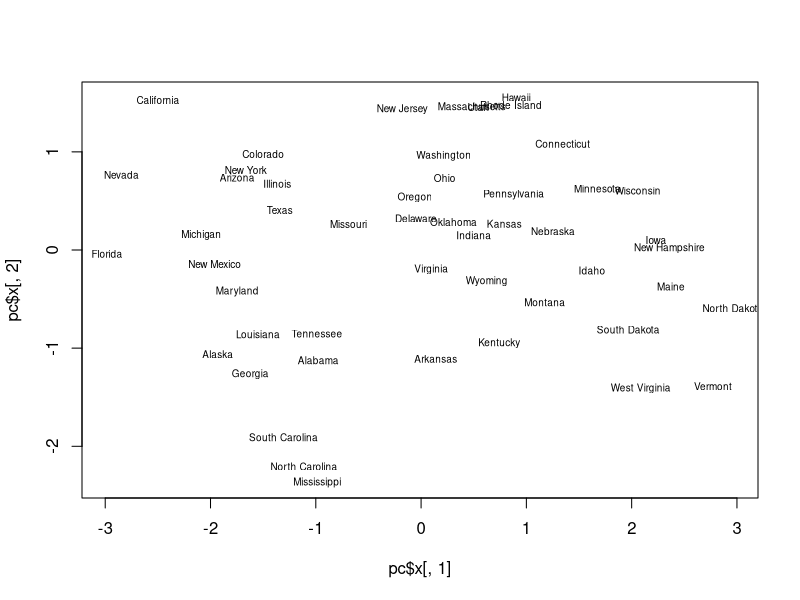
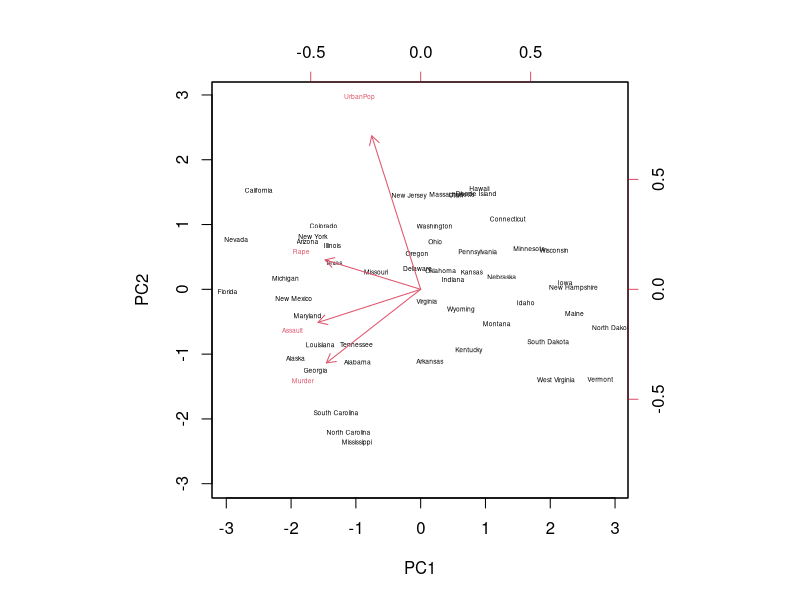
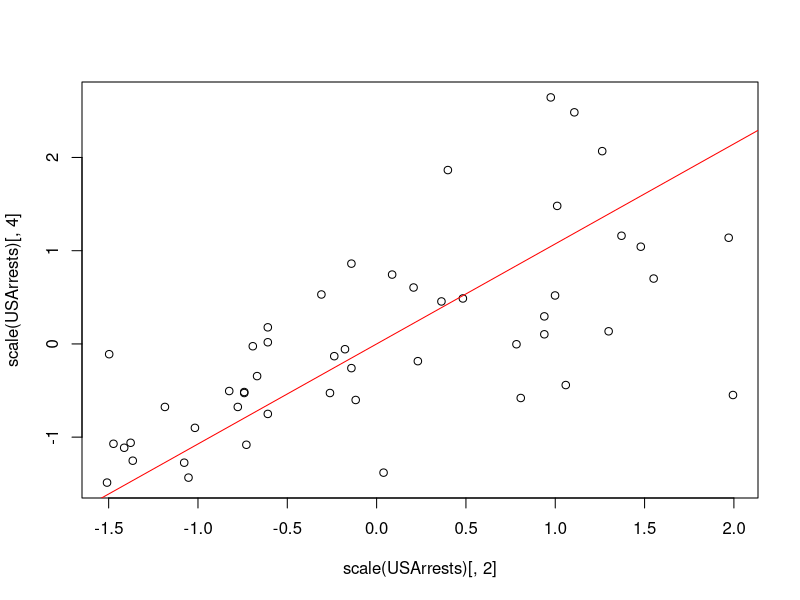
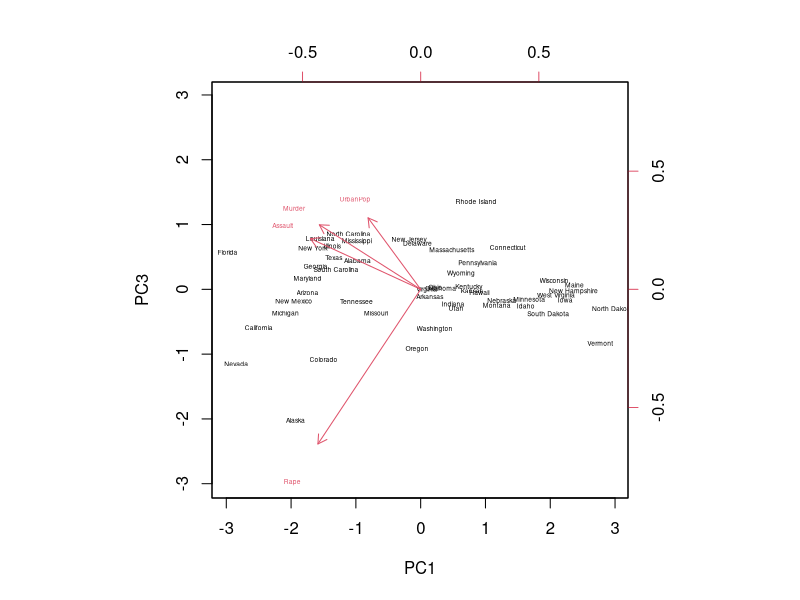
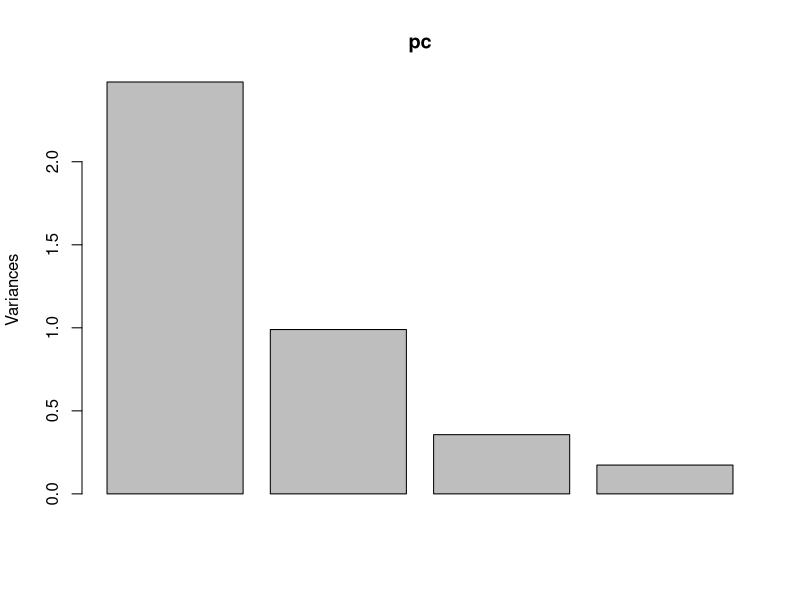
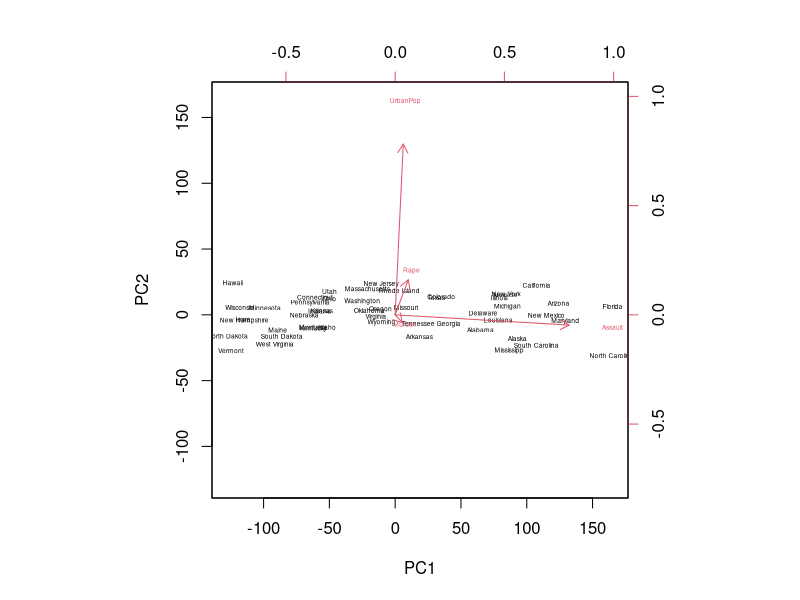
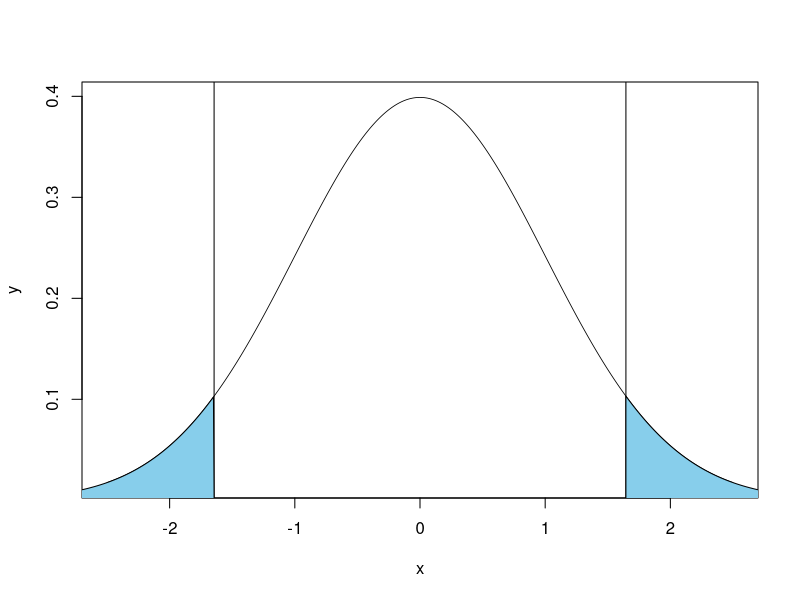
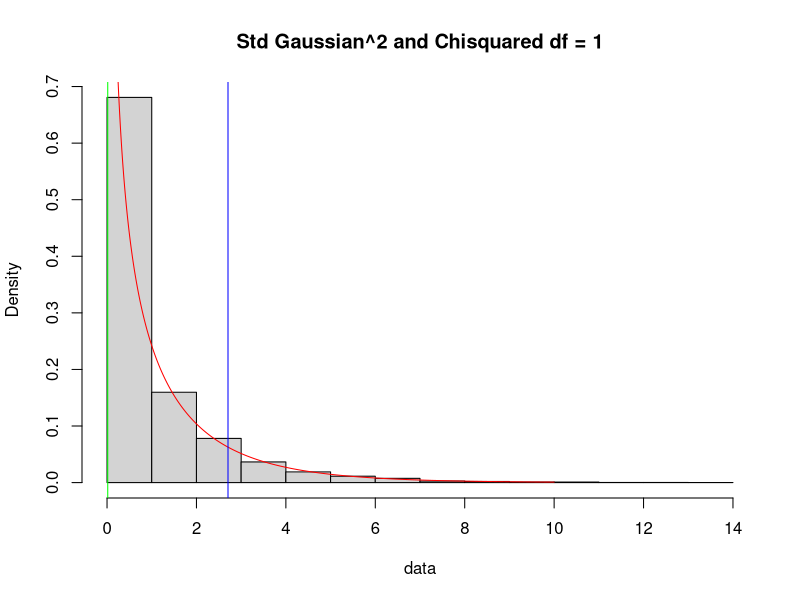

Write R code to recreate these figures, in order.
## ---- chunk 1
knitr::opts_chunk$set(echo = TRUE, eval = TRUE, comment = "#>")
## ---- chunk 2
#str(USArrests) # Data set included in R. 

# a) Find loadings/rotations of the PC's. 
pc <- prcomp(USArrests, scale = T)
pc$rotation # Loadings via prcomp() function

# Loadings via finding the eigenvalues of correlation 
# (since we want scaled variables) matrix of the data.
eigen(cor(USArrests))$vectors 

# b) Find sample variance of the PC's.
pc$sdev^2 # Sample variances using prcomp() function.
eigen(cor(USArrests))$values # Sample variances via correlation matrix. 

# c) Find the scores and check that the scores for Alabama are indeed
#    the linear combinations of the data for Alabama with the loadings 
#    as coefficients. 
pc$x # Scores. 
pc$x[1,] # Scores of Alabama.
# The calculations below give the same results. 
t(pc$rotation) %*% t(scale(USArrests))[,"Alabama"]
t(pc$rotation) %*% t(data.matrix(scale(USArrests)))[,1]

# d) Biplot of the two first PC's.
plot(pc$x[,1],pc$x[,2],type="n")
text(pc$x[,1],pc$x[,2],rownames(USArrests),cex=0.6)
biplot(pc, scale = 0,cex=0.4)
plot(scale(USArrests)[, 2], scale(USArrests)[, 4])
abline(0, pc$rotation[2, 1] / pc$rotation[4, 1], col = "red")
biplot(pc, choices = c(1,3), scale = 0,cex=0.4)
# e) 
summary(pc) 
plot(pc) # Screeplot.
# It is apparent that we need 2 PC's to capture more than 80% of the variability. 
## ---- chunk 3
# a) Find loadings/rotations of the PC's. 
pc.noscale <- prcomp(USArrests, scale = F)
pc.noscale$rotation # Loadings via prcomp() function

# Loadings via finding the eigenvalues of correlation 
# (since we want scaled variables) matrix of the data.
eigen(cov(USArrests))$vectors 

# b) Find sample variance of the PC's.
pc.noscale$sdev^2 # Sample variances using prcomp() function.
eigen(cov(USArrests))$values # Sample variances via correlation matrix. 

# c) Find the scores and check that the scores for Alabama are indeed
#    the linear combinations of the data for Alabama with the loadings 
#    as coefficients. 
pc.noscale$x # Scores. 
pc.noscale$x[1,] # Scores of Alabama.
# The calculations below give the same results. 
t(pc.noscale$rotation) %*% data.matrix(USArrests)[1,]

# d) Biplot of the two first PC's.
biplot(pc.noscale, scale = 0,cex=0.4)

# e) 
summary(pc.noscale) 
# It is apparent that the components with the highest variance dominate (PC1 most significantly).

cov(USArrests) # Here we see which of the variables have the highest variables. 
## ---- chunk 4
?rnorm
?pchisq
## ---- chunk 5
x <- seq(-2.5, 2.5, by = 0.01)
y <- dnorm(x)

plot(x,y, type = "l", lwd = 0.8, )
abline(v = c(qnorm(0.05), qnorm(0.95)))

# Coloring in the tails next.
left.x <- seq(-3, qnorm(0.05), by = 0.01)
right.x <- seq(qnorm(0.95), 3, by = 0.01)
left.y <- dnorm(left.x)
right.y <- dnorm(right.x)
polygon(x = c(qnorm(0.95), right.x, 3) , y = c(0, right.y, 0), col = "skyblue")
polygon(x = c(-3, left.x, qnorm(0.05)) , y = c(0, left.y, 0), col = "skyblue")
## ---- chunk 6
data <- rnorm(10000)^2

# Add chi-squared.
x.val <- seq(0, 10, by = 0.01)
y.val <- dchisq(x.val, df = 1)

hist(data, freq = F, main = "Std Gaussian^2 and Chisquared df = 1")
lines(x.val, y.val, col = "red")
abline(v = c(qchisq(0.1, df = 1), qchisq(0.9, df = 1)), col = c("green", "blue"))
